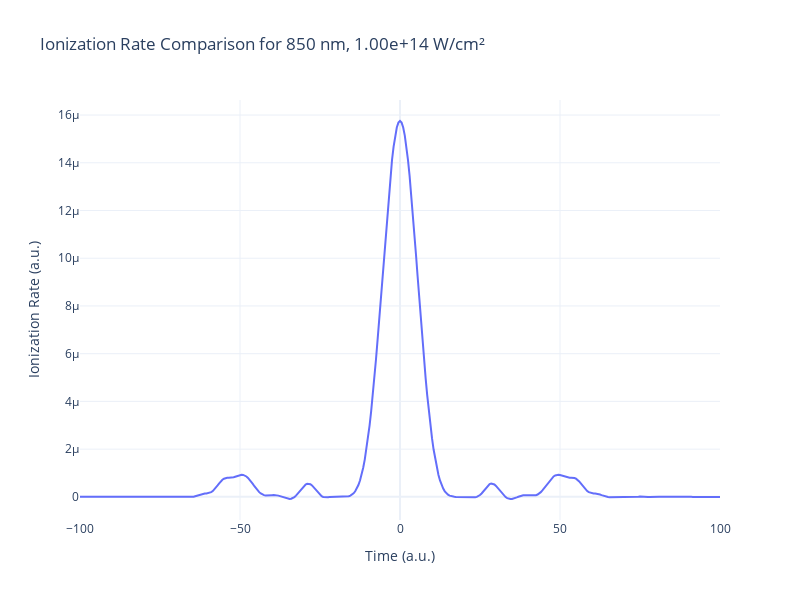

The cell this chart's notebook holds for it:
### Code cell
fig = go.Figure()
#fig.add_trace(go.Scatter(x=time_recon, y=np.real(ion_na_rate_SFA_excited_tRecX), mode='lines', name='SFA_excited_tRecX'))
#fig.add_trace(go.Scatter(x=time_recon, y=np.real(ion_na_rate_SFA_excited_numerical_velocity), mode='lines', name='SFA_excited_numerical_velocity'))
#fig.add_trace(go.Scatter(x=time_recon, y=np.real(ion_na_rate_SFA_excited_numerical_length), mode='lines', name='SFA_excited_numerical_length'))
fig.add_trace(go.Scatter(x=time_recon, y=ion_na_rate_SFA, mode='lines', name='SFA'))

fig.update_layout(
    title=f'Ionization Rate Comparison for {lam0} nm, {intensity:.2e} W/cm²',
    xaxis_title='Time (a.u.)',
    yaxis_title='Ionization Rate (a.u.)',
    legend=dict(x=0.01, y=0.99),
    template='plotly_white',
    xaxis_range=[-100, 100],
    width=800,
    height=600
)
# truncate y-axis
fig.show()
fig.write_image("ionization_rate_plot_850_coeff1.png", width=800, height=600, scale=4)

### Figure 1 — Plotly figure (JSON) as saved in the notebook; plotly's stock layout.template omitted (floating-point values rounded to 4 significant figures; data arrays with more than 128 entries replaced by an {"elided": "..."} marker saying what was removed)
{"data": [{"mode": "lines", "name": "SFA", "type": "scatter", "x": {"elided": "1262 float values"}, "y": {"elided": "1262 float values"}}], "layout": {"height": 600, "legend": {"x": 0.01, "y": 0.99}, "title": {"text": "Ionization Rate Comparison for 850 nm, 1.00e+14 W/cm²"}, "width": 800, "xaxis": {"range": [-100, 100], "title": {"text": "Time (a.u.)"}}, "yaxis": {"title": {"text": "Ionization Rate (a.u.)"}}}}
